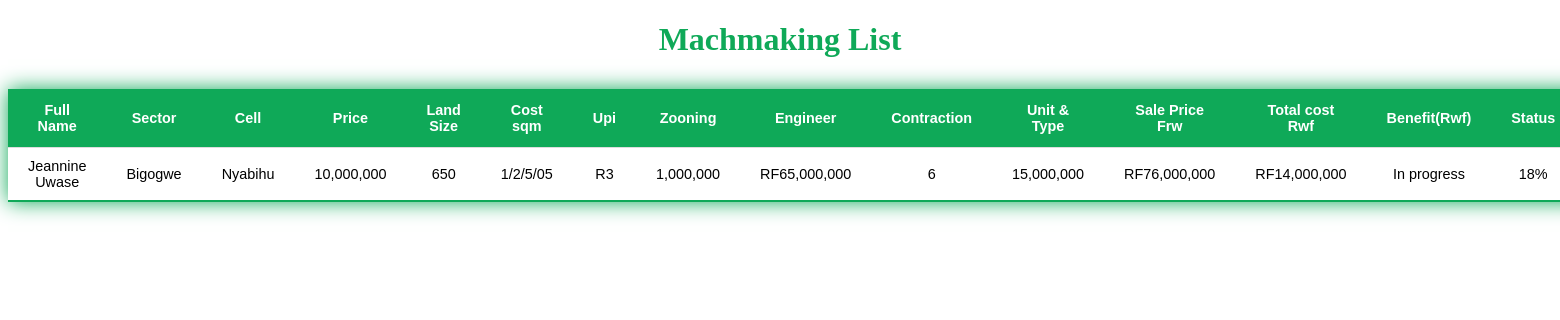
The app's page /machmaking/list/ with its own data.
### machmaking/models.py (models this page shows)
class Mach(models.Model):
    first_name= models.CharField(max_length=240,null=True)
    last_name= models.CharField(max_length=240,null=True)
    sector= models.CharField(max_length=240,null=True)
    cell= models.CharField(max_length=240,null=True)
    price=models.CharField(max_length=25,null=True)
    land_size=models.PositiveSmallIntegerField(null=True,default="hectare")
    cost_sqm=models.PositiveBigIntegerField(null=True)
    upi= models.CharField(max_length=50)
    zooning_choice=(
        ('R1','R1'),
        ('R1A','R1A'),
        ('R1B','R1B'),
        ('R2','R2'),
        ('R2A','R2A'),
        ('R3','R3'),
        ('R4','R4'),
        ('C1','C1'),
        ('C2','C2'),
        ('C3','C3'),
        ('C3A','C3A'),
        ('C3B','C3B'),
        ('C3C','C3C'),
        ('C4','C4'),
        ('C4A','C4A'),
        ('C5','C5'),
        ('I1','I1'),
        ('I2','I2'),
        ('P1','P1'),
        ('P2','P2'),
        ('P3','P3'),
        ('P4','P4'),
    )
    zonning = models.CharField(
        max_length=8, choices=zooning_choice,null=True
    )
    engineer=models.CharField(max_length=20,null=True)
    contraction=models.CharField(max_length=240,null=True)
    unit_type=models.CharField(max_length=240,null=True)
    sale_price_frw=models.CharField(max_length=20,null=True)
    total_cost_rwf=models.CharField(max_length=240,null=True)
    benefit=models.CharField(max_length=240,null=True)
    status=models.CharField(max_length=240,null=True)
    rio=models.CharField(max_length=240,null=True)
    @property
    def cost_sqm(self):
        cost_sqm=self. price/ self.land_size
        return cost_sqm
    def full_name(self):
        return f"{self.first_name} {self.last_name}"

### machmaking/views.py (the view)
# urls.py: path("list/", mach_list, name="mach_list"),
def mach_list(request):
    machs= Mach.objects.all()
    return render(request, "mach_list.html", {"machs": machs})

### machmaking/templates/mach_list.html (shortened to what this page needs)
<!DOCTYPE html>
<html>
  <head>
  </head>
  <body>
    <h1>Machmaking List</h1>
    <table class="table">
        <tr>
            <th>Full Name</th>
            <th>Sector</th>
            <th>Cell</th>
            <th>Price</th>
            <th>Land Size</th>
            <th>Cost sqm</th>
            <th>Upi</th>
            <th>Zooning</th>
            <th>Engineer</th>
            <th>Contraction</th>
            <th>Unit & Type</th>
            <th>Sale Price Frw</th>
            <th>Total cost Rwf</th>
            <th>Benefit(Rwf)</th>
            <th>Status</th>
          </tr>
      {%for mach in machs%}
      <tbody>
        <tr>
            <td>{{mach.full_name}}</td>
            <td>{{mach.sector}}</td>
            <td>{{mach.cell}}</td>
            <td>{{mach.price}}</td>
            <td>{{mach.land_size}}</td>
            <td>{{mach.upi}}</td>
            <td>{{mach.zonning}}</td>
            <td>{{mach.engineer}}</td>
            <td>{{mach.contraction}}</td>
            <td>{{mach.unit_type}}</td>
            <td>{{mach.sale_price_frw}}</td>
            <td>{{mach.total_cost_rwf}}</td>
            <td>{{mach.benefit}}</td>
            <td>{{mach.status}}</td>
            <td>{{mach.rio}}</td>
          </tr>
      </tbody>
      {%endfor%}
    </table>
  </body>
</html>

### machmaking/templates/mach_list.html (style rules this page uses)
h1 { color: #0FA958; text-align: center; }
.table { border-collapse: collapse; margin: 25px 0; font-size: 0.9em; font-family: sans-serif; box-shadow: 0 0 20px #0FA958; margin-top: 2%; }
th { background-color: #0FA958; color: white; text-align: center; padding: 13px 20px; }
td { padding: 10px 20px; text-align: center; }
tbody { border-bottom: 1px solid #dddddd; }
tbody:last-of-type { border-bottom: 2px solid #0FA958; }

### records on screen
Mach: full_name "Jeannine Uwase", sector "Bigogwe", cell "Nyabihu", price "10,000,000", land_size "650", upi "1/2/5/05", zonning "R3", engineer "1,000,000", contraction "RF65,000,000", unit_type "6", sale_price_frw "15,000,000", total_cost_rwf "RF76,000,000", benefit "RF14,000,000", status "In progress", rio "18%"
